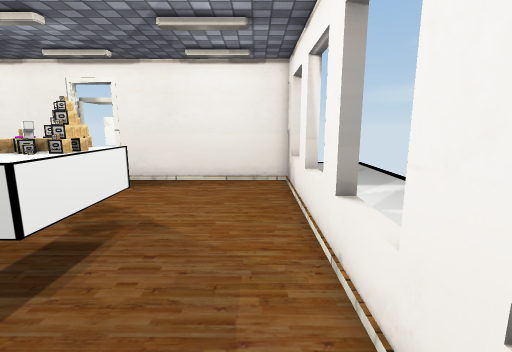
view 1 (above)

12 first-person views from a walk through a 3-D level made in the Unity game engine. The camera is 1.3 m above the floor, tilts 10° down and sees 85° across. The floor is counted in squares, 0.5 m on a side. Each view is taken from the middle of a square. On the plan, view 1 faces up. The plan holds only what a view shows up to about 19 squares ahead; the rest is blank. The place goes on beyond the plan. Some animated figures are not drawn. Door leaves are left out, so doorways stand open. Some surface patterns are stand-ins.

view 2
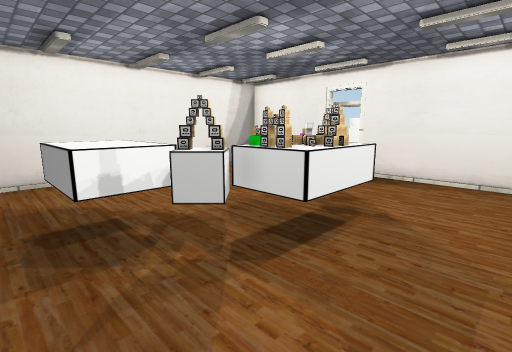

view 3
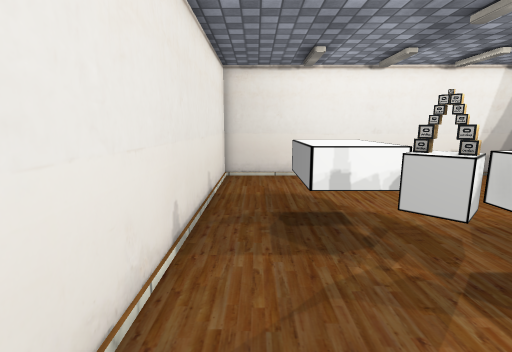

view 4
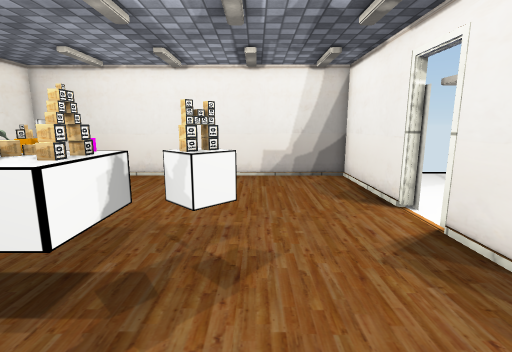

view 5
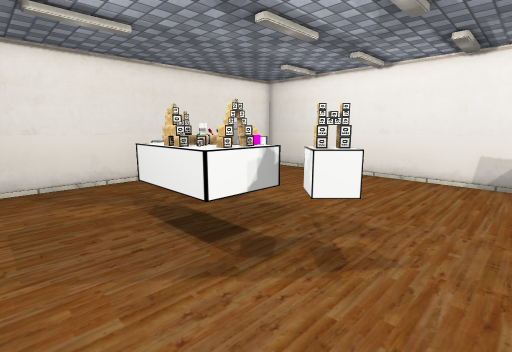

view 6
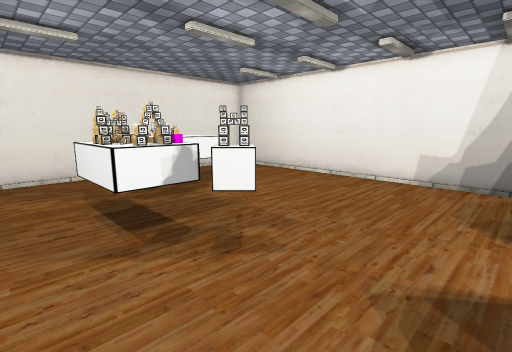

view 7
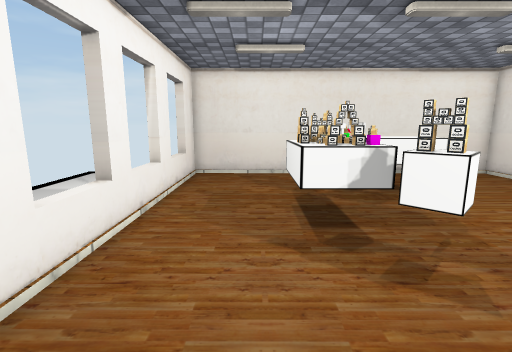

view 8
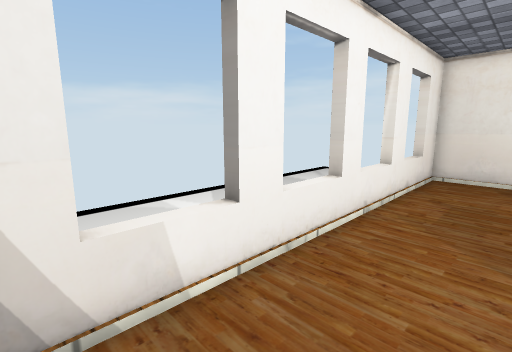

view 9
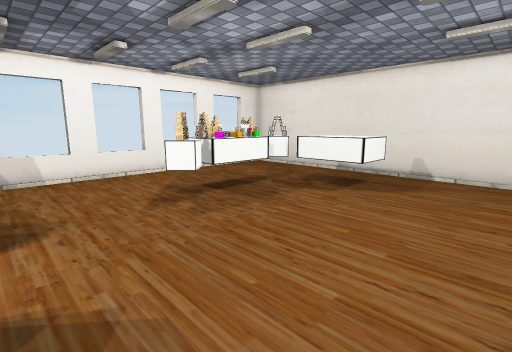

view 10
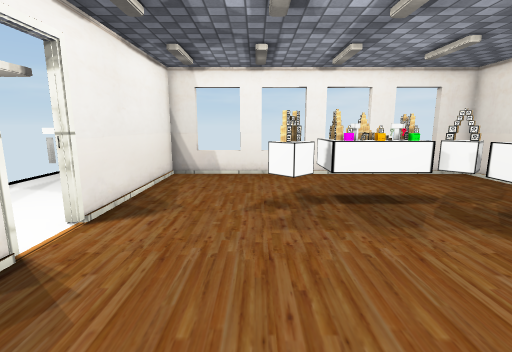

view 11
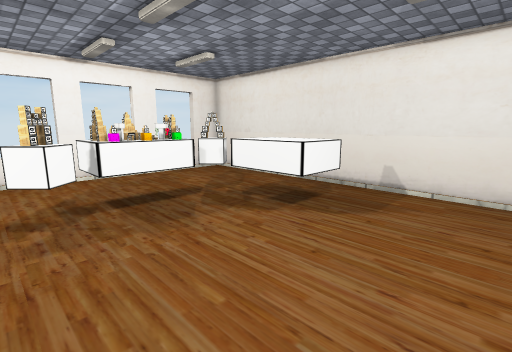

view 12
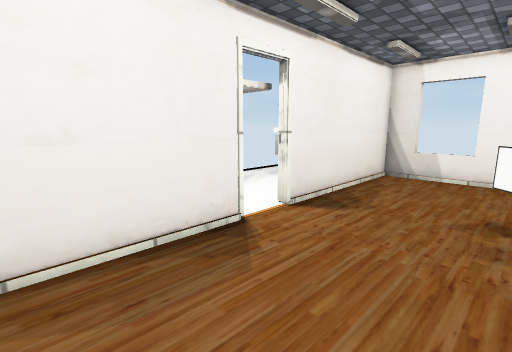

### Floor plan
Key: @ floor where view 1 was taken; # wall or solid block; . floor; D open door; = window, fence, low wall or low ledge; O other object.
Columns run from 15 left of view 1 to 2 right of it. Each row starts with its distance up from view 1.
 14 ####OOODDOOO######
 13 #......D........##
 12 #...............#
 11 #...............#
 10 #...............#
  9 #...............#
  8 #........O#.....#
  7 #.........OOO...#
  6 #.........OOO...#
  5 #.........OOO...#
  4 #.........OOO...#
  3 #.........OOO... #
  2 #.....OOOO#O....##
  1 #.....OOOO#.....==
  0 #.....OOOO.....@==
 -1 #...............#=
 -2 #...............##
 -3 ##################

Where each view was taken, in squares from view 1:
view 1: 0 up, 0 right, facing up
view 2: 1 down, 0 right, facing up-left
view 3: 1 down, 0 right, facing left
view 4: 9 up, 0 right, facing left
view 5: 11 up, 0 right, facing down-left
view 6: 13 up, 1 left, facing down-left
view 7: 13 up, 2 left, facing down
view 8: 13 up, 2 left, facing down-right
view 9: 13 up, 14 left, facing down-right
view 10: 9 up, 14 left, facing right
view 11: 9 up, 14 left, facing down-right
view 12: 8 up, 14 left, facing up-right
